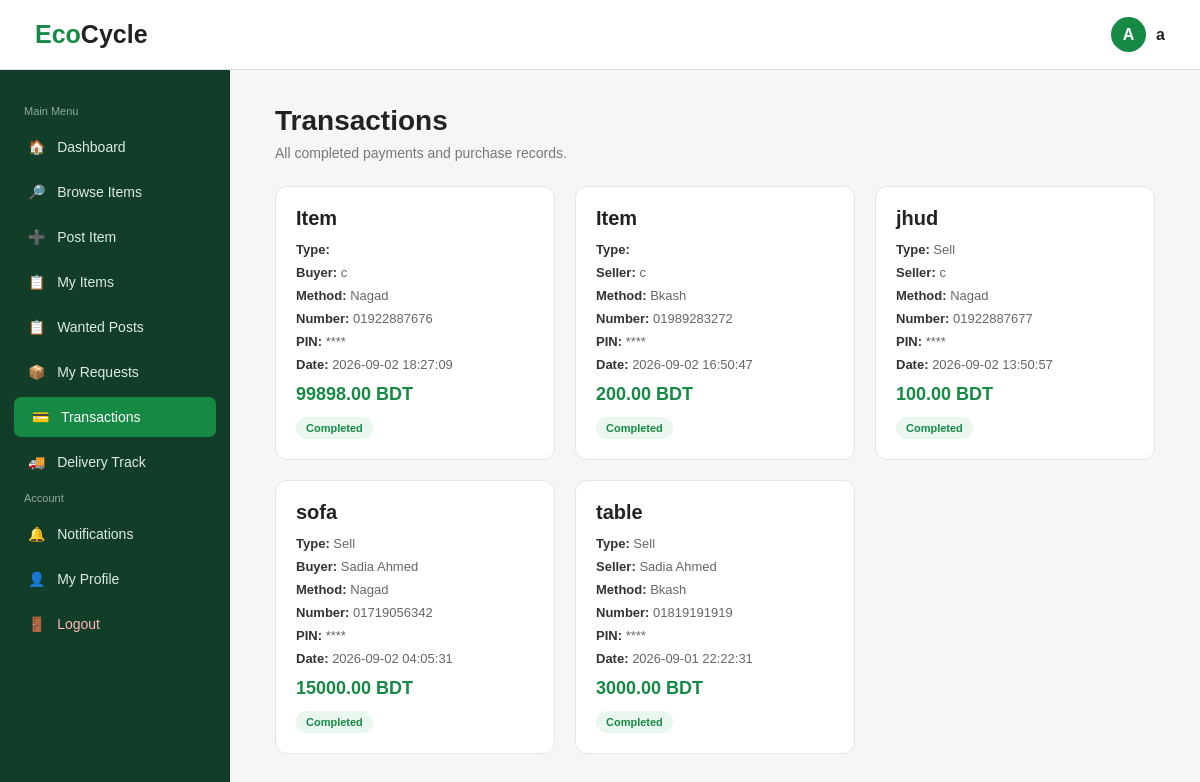
Page /index.php?url=transactions (signed in) on the committed database.
### tables this page shows
CREATE TABLE `transactions` (
  `transaction_id` int(11) NOT NULL,
  `buyer_id` int(11) NOT NULL,
  `seller_id` int(11) NOT NULL,
  `item_id` int(11) DEFAULT NULL,
  `request_id` int(11) DEFAULT NULL,
  `payment_method` varchar(20) NOT NULL,
  `amount` decimal(10,2) NOT NULL,
  `receiver_number` varchar(20) NOT NULL,
  `pin_last4` varchar(4) NOT NULL,
  `status` varchar(20) NOT NULL DEFAULT 'Completed',
  `created_at` timestamp NOT NULL DEFAULT current_timestamp()
);

CREATE TABLE `users` (
  `user_id` int(11) NOT NULL,
  `name` varchar(100) NOT NULL,
  `email` varchar(100) NOT NULL,
  `password` varchar(100) NOT NULL,
  `phone` varchar(30) NOT NULL,
  `location` varchar(100) NOT NULL,
  `role` varchar(20) NOT NULL DEFAULT 'user'
);

CREATE TABLE `items` (
  `item_id` int(11) NOT NULL,
  `user_id` int(11) DEFAULT NULL,
  `ngo_id` int(11) DEFAULT NULL,
  `title` varchar(100) NOT NULL,
  `category` varchar(50) NOT NULL,
  `description` text DEFAULT NULL,
  `type` varchar(30) NOT NULL,
  `price` varchar(100) NOT NULL,
  `location` varchar(100) NOT NULL,
  `image` varchar(255) NOT NULL,
  `status` varchar(20) NOT NULL,
  `payment_method` varchar(20) DEFAULT NULL,
  `payment_number` varchar(20) DEFAULT NULL
);

### app/core/Controller.php (called while the page is built, shortened)
<?php
abstract class Controller
{
    protected function view(string $view, array $data = []): void
    {
        extract($data, EXTR_SKIP);
        require APP_PATH . '/views/' . $view . '.php';
    }
}

### app/controllers/TransactionController.php (called while the page is built, shortened)
<?php
class TransactionController extends Controller
{
    public function index(): void
    {
        $user_id = $this->requireLogin();
        $this->view('requests/transactions', [
            'user_id' => $user_id,
            'result' => $this->model('Transaction')->forUser($user_id),
        ]);
    }
}

### app/core/Router.php (called while the page is built, shortened)
<?php
class Router
{
    private array $routes;
    public function __construct(array $routes)
    {
        $this->routes = $routes;
    }
    public function dispatch(string $url): void
    {
        $route = trim($url, '/');
        [$controllerName, $method] = explode('@', $this->routes[$route]);
        $controller = new $controllerName();
        $controller->$method();
    }
}

### index.php (called while the page is built, shortened)
<?php
require APP_PATH . '/core/helpers.php';
require APP_PATH . '/core/Database.php';
require APP_PATH . '/core/Model.php';
require APP_PATH . '/core/Controller.php';
require APP_PATH . '/core/Router.php';
$router = new Router(require ROOT_PATH . '/config/routes.php');
$router->dispatch($_GET['url'] ?? '');

### app/core/helpers.php (called while the page is built, shortened)
<?php
function e($value): string
{
    return htmlspecialchars((string)($value ?? ''), ENT_QUOTES, 'UTF-8');
}
function url(string $route, array $params = []): string
{
    $query = http_build_query(array_merge(['url' => $route], $params));
    return 'index.php?' . str_replace('%2F', '/', $query);
}
function current_route(): string
{
    return $GLOBALS['currentRoute'] ?? '';
}
function active(string ...$routes): string
{
    return in_array(current_route(), $routes, true) ? 'active' : '';
}

### app/core/Model.php (called while the page is built, shortened)
<?php
abstract class Model
{
    protected mysqli $db;
    public function __construct()
    {
        $this->db = Database::connection();
    }
    protected function query(string $sql, array $params = []): mysqli_result|bool
    {
        return $this->db->execute_query($sql, array_values($params));
    }
    protected function fetchAll(string $sql, array $params = []): array
    {
        $result = $this->query($sql, $params);
        return $result instanceof mysqli_result ? $result->fetch_all(MYSQLI_ASSOC) : [];
    }
    protected function fetchValue(string $sql, array $params = []): mixed
    {
        $result = $this->query($sql, $params);
        $row = $result->fetch_row();
        return $row ? $row[0] : null;
    }
}

### app/core/Database.php (called while the page is built, shortened)
<?php
class Database
{
    private static ?mysqli $conn = null;
    public static function connection(): mysqli
    {
        if (self::$conn === null) {
            $conn = mysqli_connect(DB_HOST, DB_USER, DB_PASS, DB_NAME);
            mysqli_set_charset($conn, 'utf8mb4');
            self::$conn = $conn;
        }
        return self::$conn;
    }
}

### app/models/Notification.php (called while the page is built, shortened)
<?php
class Notification extends Model
{
    public function countUnreadForUser(int $userId): int
    {
        return (int)$this->fetchValue(
            "SELECT COUNT(*) FROM notifications WHERE user_id = ? AND status = 'Unread'",
            [$userId]
        );
    }
}

### app/models/Transaction.php (called while the page is built, shortened)
<?php
require_once __DIR__ . '/Notification.php';
class Transaction extends Model
{
    public function forUser(int $userId): array
    {
        return $this->fetchAll(
            'SELECT t.*, i.title, i.type, u.name AS other_party
             FROM transactions t
             LEFT JOIN items i ON i.item_id = t.item_id
             LEFT JOIN users u ON u.user_id = CASE WHEN t.buyer_id = ? THEN t.seller_id ELSE t.buyer_id END
             WHERE t.buyer_id = ? OR t.seller_id = ?
             ORDER BY t.transaction_id DESC',
            [$userId, $userId, $userId]
        );
    }
}

### app/views/requests/transactions.php (the view, shortened to what this page needs)
<!DOCTYPE html>
<html>
<head>
    <link rel="stylesheet" href="assets/css/style.css">
</head>
<body>
<?php require APP_PATH . '/views/layouts/header_sidebar.php'; ?>
<main class="main">
    <div class="header">
        <h1>Transactions</h1>
        <p>All completed payments and purchase records.</p>
    </div>
    <?php if(!$result || count($result) == 0): ?>
        <div class="empty">No transaction has been recorded yet.</div>
    <?php else: ?>
        <div class="grid">
            <?php foreach($result as $txn): ?>
                <?php
                $isBuyer = ($txn["buyer_id"] == $user_id);
                $otherParty = $txn["other_party"] ?? "User";
                $status = $txn["status"] ?? "Completed";
                ?>
                <div class="card">
                    <div class="title"><?php echo htmlspecialchars($txn["title"] ?? "Item"); ?></div>
                    <div class="meta"><strong>Type:</strong> <?php echo htmlspecialchars($txn["type"] ?? ""); ?></div>
                    <div class="meta"><strong><?php echo $isBuyer ? 'Seller' : 'Buyer'; ?>:</strong> <?php echo htmlspecialchars($otherParty); ?></div>
                    <div class="meta"><strong>Method:</strong> <?php echo htmlspecialchars($txn["payment_method"] ?? ""); ?></div>
                    <div class="meta"><strong>Number:</strong> <?php echo htmlspecialchars($txn["receiver_number"] ?? ""); ?></div>
                    <div class="meta"><strong>PIN:</strong> ****</div>
                    <div class="meta"><strong>Date:</strong> <?php echo htmlspecialchars($txn["created_at"] ?? ""); ?></div>
                    <div class="amount"><?php echo number_format(floatval($txn["amount"] ?? 0), 2, '.', ''); ?> BDT</div>
                    <span class="status-pill"><?php echo htmlspecialchars($status); ?></span>
                </div>
            <?php endforeach; ?>
        </div>
    <?php endif; ?>
</main>
</body>
</html>

### app/views/layouts/header_sidebar.php (shortened to what this page needs)
<?php
require_once APP_PATH . '/models/Notification.php';
$name = $_SESSION["name"] ?? "User";
$user_id = (int)($_SESSION["user_id"] ?? 0);
$unread_count = $user_id > 0 ? (new Notification())->countUnreadForUser($user_id) : 0;
?>
<nav class="navbar">
    <div class="logo">
        Eco<span>Cycle</span>
    </div>
    <div class="user">
        <div class="user-circle">
            <?php echo strtoupper(substr($name,0,1)); ?>
        </div>
        <span class="user-name">
            <?php echo e($name); ?>
        </span>
    </div>
</nav>
<aside class="sidebar">
    <div class="menu-title">
        Main Menu
    </div>
    <div class="menu">
        <a href="<?php echo url('dashboard'); ?>" class="<?php echo active('dashboard'); ?>">
            🏠 &nbsp; Dashboard
        </a>
        <a href="<?php echo url('items/browse'); ?>" class="<?php echo active('items/browse'); ?>">
            🔎 &nbsp; Browse Items
        </a>
        <a href="<?php echo url('items/create'); ?>" class="<?php echo active('items/create'); ?>">
            ➕ &nbsp; Post Item
        </a>
        <a href="<?php echo url('items/mine'); ?>" class="<?php echo active('items/mine', 'items/sell', 'items/donate', 'wanted/mine'); ?>">
            📋 &nbsp; My Items
        </a>
        <a href="<?php echo url('wanted/create'); ?>" class="<?php echo active('wanted/create'); ?>">
            📋 &nbsp; Wanted Posts
        </a>
        <a href="<?php echo url('requests/mine'); ?>" class="<?php echo active('requests/mine'); ?>">
            📦 &nbsp; My Requests
        </a>
        <a href="<?php echo url('transactions'); ?>" class="<?php echo active('transactions'); ?>">
            💳 &nbsp; Transactions
        </a>
        <a href="<?php echo url('delivery/track'); ?>" class="<?php echo active('delivery/track'); ?>">
            🚚 &nbsp; Delivery Track
        </a>
    </div>
    <div class="menu-title">
        Account
    </div>
    <div class="menu">
        <a href="<?php echo url('notifications'); ?>" class="notification-link <?php echo active('notifications'); ?>">
            <span>
                🔔 &nbsp; Notifications
            </span>
        </a>
        <a href="<?php echo url('profile'); ?>" class="<?php echo active('profile'); ?>">
            👤 &nbsp; My Profile
        </a>
        <a href="<?php echo url('auth/logout'); ?>" class="logout">
            🚪 &nbsp; Logout
        </a>
    </div>
</aside>

### assets/css/style.css (style rules this page uses)
* { margin:0; padding:0; box-sizing:border-box; }
body { font-family:Arial,sans-serif; background:#f5f7f6; color:#222; }
.navbar { height:70px; background:white; border-bottom:1px solid #ddd; display:flex; align-items:center; justify-content:space-between; padding:0 35px; position:fixed; top:0; left:0; right:0; z-index:10; }
.logo { font-size:25px; font-weight:bold; color:#168a45; }
.logo span { color:#222; }
.user { display:flex; align-items:center; gap:10px; font-weight:bold; }
.user-circle { width:35px; height:35px; border-radius:50%; background:#168a45; color:white; display:flex; align-items:center; justify-content:center; }
.notification-link { display:flex !important; align-items:center; justify-content:space-between; }
.sidebar .menu a.active { background:#168a45; color:white; border-left:4px solid #168a45; }
.sidebar { width:230px; position:fixed; top:70px; bottom:0; left:0; background:#123d28; padding:25px 14px; }
.menu-title { color:#91aa9d; font-size:11px; margin:10px; }
.menu a { display:block; padding:12px 14px; margin-bottom:5px; color:#dceee3; text-decoration:none; border-radius:7px; font-size:14px; }
.menu a:hover, .menu a.active { background:#168a45; color:white; }
.logout { color:#ffb7b7 !important; }

### app/views/requests/transactions.php (style rules this page uses)
.main { margin-left:230px; padding:105px 45px 50px; max-width:1200px; }
.header { margin-bottom:25px; }
.header h1 { font-size:28px; margin-bottom:8px; }
.header p { color:#777; font-size:14px; }
.grid { display:grid; grid-template-columns:repeat(3, minmax(0, 1fr)); gap:20px; }
.card { background:white; border:1px solid #e5e5e5; border-radius:12px; padding:20px; }
.title { font-size:20px; font-weight:bold; margin-bottom:12px; }
.meta { font-size:13px; color:#666; margin-bottom:8px; }
.meta strong { color:#333; }
.amount { font-size:18px; font-weight:bold; color:#168a45; margin:12px 0; }
.status-pill { display:inline-block; padding:5px 10px; border-radius:20px; background:#eaf7ef; color:#168a45; font-size:11px; font-weight:bold; }

### rows in the picture
transactions: title "Item", buyer_id "Buyer", users.name "c", payment_method "Nagad", receiver_number "01922887676", created_at "2026-09-02 18:27:09", amount "99898.00", status "Completed"
transactions: title "Item", buyer_id "Seller", users.name "c", payment_method "Bkash", receiver_number "01989283272", created_at "2026-09-02 16:50:47", amount "200.00", status "Completed"
transactions: item.title "jhud", item.type "Sell", buyer_id "Seller", users.name "c", payment_method "Nagad", receiver_number "01922887677", created_at "2026-09-02 13:50:57", amount "100.00", status "Completed"
transactions: item.title "sofa", item.type "Sell", buyer_id "Buyer", users.name "Sadia Ahmed", payment_method "Nagad", receiver_number "01719056342", created_at "2026-09-02 04:05:31", amount "15000.00", status "Completed"
transactions: item.title "table", item.type "Sell", buyer_id "Seller", users.name "Sadia Ahmed", payment_method "Bkash", receiver_number "01819191919", created_at "2026-09-01 22:22:31", amount "3000.00", status "Completed"

### other values in the picture
substr($name,0,1) "A"
$name "a"
